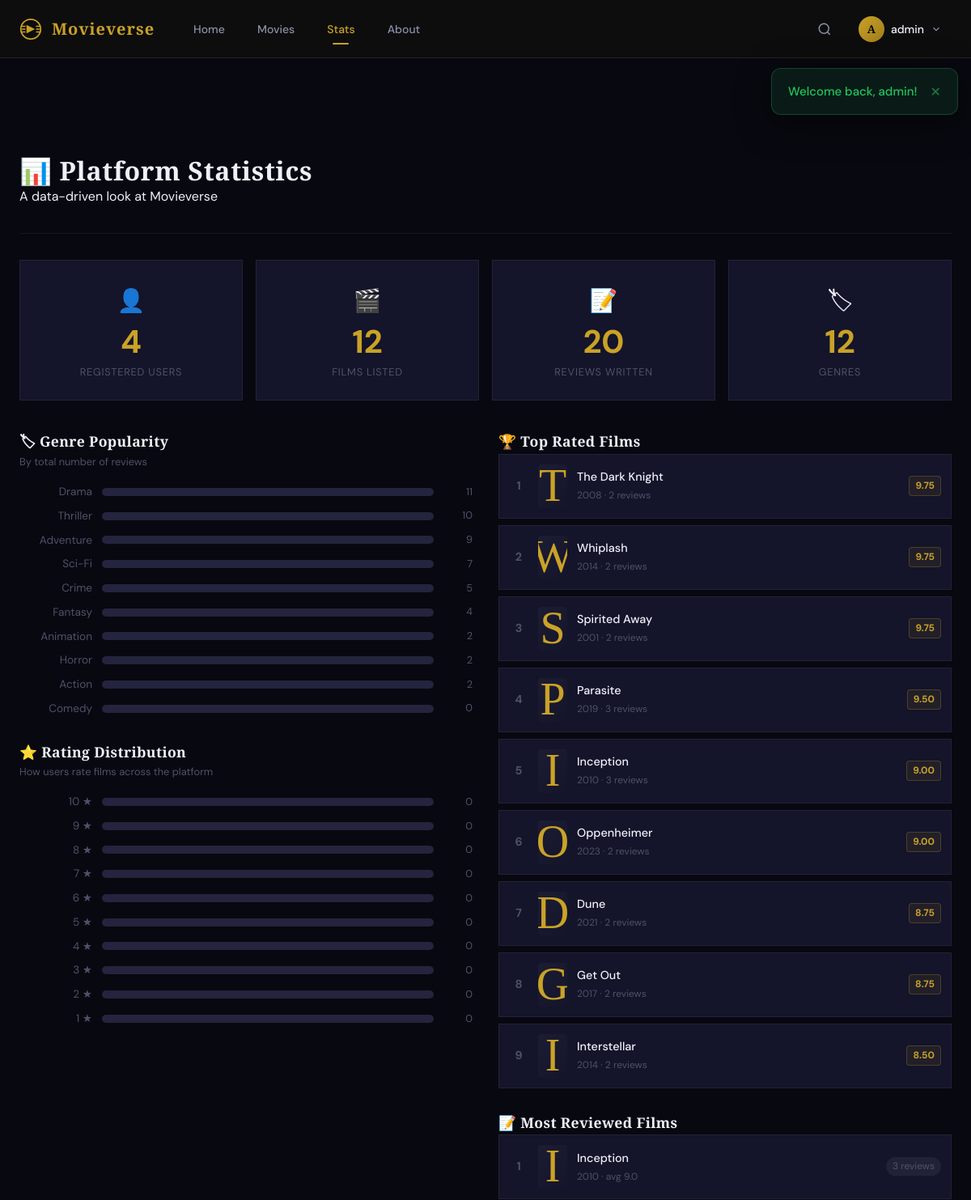
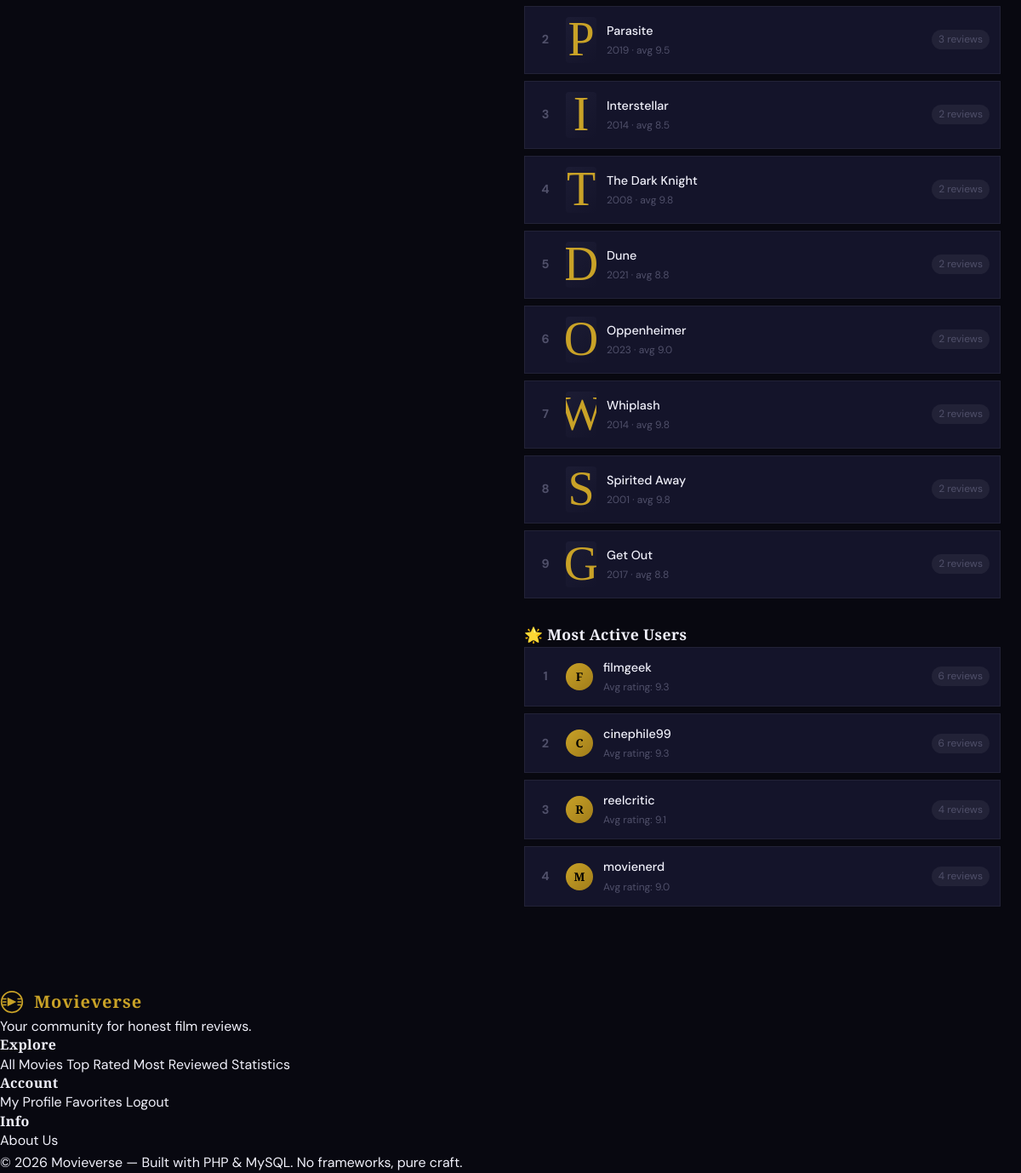
The app's page /stats.php (signed in) with its own data (2 pictures, top to bottom).
### tables this page shows
CREATE TABLE `movies` (
  `id` int(11) NOT NULL,
  `title` varchar(200) NOT NULL,
  `year` year(4) NOT NULL,
  `director` varchar(100) DEFAULT NULL,
  `duration` int(11) DEFAULT NULL COMMENT 'in minutes',
  `synopsis` text DEFAULT NULL,
  `poster_url` varchar(500) DEFAULT NULL,
  `trailer_url` varchar(500) DEFAULT NULL,
  `created_at` timestamp NOT NULL DEFAULT current_timestamp(),
  `updated_at` timestamp NOT NULL DEFAULT current_timestamp() ON UPDATE current_timestamp()
);

CREATE TABLE `users` (
  `id` int(11) NOT NULL,
  `username` varchar(50) NOT NULL,
  `email` varchar(100) NOT NULL,
  `password` varchar(255) NOT NULL,
  `role` enum('member','admin') DEFAULT 'member',
  `bio` text DEFAULT NULL,
  `avatar_url` varchar(500) DEFAULT NULL,
  `created_at` timestamp NOT NULL DEFAULT current_timestamp()
);

### includes/helpers.php (called while the page is built, shortened)
<?php
function getPlatformStats(PDO $pdo): array {
    $stats = [];
    $stats['users']   = (int)$pdo->query("SELECT COUNT(*) FROM users WHERE role='member'")->fetchColumn();
    $stats['movies']  = (int)$pdo->query("SELECT COUNT(*) FROM movies")->fetchColumn();
    $stats['reviews'] = (int)$pdo->query("SELECT COUNT(*) FROM reviews")->fetchColumn();
    $stats['genres']  = (int)$pdo->query("SELECT COUNT(*) FROM genres")->fetchColumn();
    return $stats;
}
function ratingColor(float $rating): string {
    if ($rating >= 8) return 'rating-gold';
    if ($rating >= 6) return 'rating-good';
    if ($rating >= 4) return 'rating-mid';
    return 'rating-low';
}

### config/auth.php (called while the page is built, shortened)
<?php
function e(string $str): string {
    return htmlspecialchars($str, ENT_QUOTES, 'UTF-8');
}

### stats.php (the view, shortened to what this page needs)
<?php
require_once __DIR__ . '/config/auth.php';
require_once __DIR__ . '/config/db.php';
require_once __DIR__ . '/includes/helpers.php';
$stats = getPlatformStats($pdo);
$genreStats = $pdo->query("
    SELECT g.name, COUNT(r.id) AS review_count, COUNT(DISTINCT r.movie_id) AS movie_count,
           ROUND(AVG(r.rating), 1) AS avg_rating
    FROM genres g
    JOIN movie_genres mg ON g.id = mg.genre_id
    JOIN movies m        ON mg.movie_id = m.id
    LEFT JOIN reviews r  ON m.id = r.movie_id
    GROUP BY g.id, g.name
    ORDER BY review_count DESC
    LIMIT 12
")->fetchAll();
$topRated = $pdo->query("
    SELECT m.id, m.title, m.year, m.poster_url,
           ROUND(AVG(r.rating), 2) AS avg_rating,
           COUNT(r.id) AS review_count
    FROM movies m
    JOIN reviews r ON m.id = r.movie_id
    GROUP BY m.id
    HAVING review_count >= 1
    ORDER BY avg_rating DESC, review_count DESC
    LIMIT 10
")->fetchAll();
$mostReviewed = $pdo->query("
    SELECT m.id, m.title, m.year, m.poster_url,
           COUNT(r.id) AS review_count,
           ROUND(AVG(r.rating), 1) AS avg_rating
    FROM movies m
    JOIN reviews r ON m.id = r.movie_id
    GROUP BY m.id
    ORDER BY review_count DESC
    LIMIT 10
")->fetchAll();
$topReviewers = $pdo->query("
    SELECT u.id, u.username, COUNT(r.id) AS review_count,
           ROUND(AVG(r.rating), 1) AS avg_rating
    FROM users u
    JOIN reviews r ON u.id = r.user_id
    GROUP BY u.id
    ORDER BY review_count DESC
    LIMIT 8
")->fetchAll();
$allDist = $pdo->query("
    SELECT rating, COUNT(*) AS cnt
    FROM reviews
    GROUP BY rating
    ORDER BY rating DESC
")->fetchAll(PDO::FETCH_KEY_PAIR);
require_once __DIR__ . '/includes/header.php';
?>
<main class="page-main stats-page">
  <div class="container">
    <div class="page-header">
      <h1 class="page-title">📊 Platform Statistics</h1>
      <p class="page-subtitle">A data-driven look at Movieverse</p>
    </div>
    <section class="stats-numbers">
      <div class="stats-grid-4">
        <div class="stat-card">
          <span class="stat-icon">👤</span>
          <span class="stat-big count-up" data-target="<?= $stats['users'] ?>"><?= $stats['users'] ?></span>
          <span class="stat-label">Registered Users</span>
        </div>
        <div class="stat-card">
          <span class="stat-icon">🎬</span>
          <span class="stat-big count-up" data-target="<?= $stats['movies'] ?>"><?= $stats['movies'] ?></span>
          <span class="stat-label">Films Listed</span>
        </div>
        <div class="stat-card">
          <span class="stat-icon">📝</span>
          <span class="stat-big count-up" data-target="<?= $stats['reviews'] ?>"><?= $stats['reviews'] ?></span>
          <span class="stat-label">Reviews Written</span>
        </div>
        <div class="stat-card">
          <span class="stat-icon">🏷</span>
          <span class="stat-big count-up" data-target="<?= $stats['genres'] ?>"><?= $stats['genres'] ?></span>
          <span class="stat-label">Genres</span>
        </div>
      </div>
    </section>
    <div class="stats-two-col">
      <div class="stats-col-left">
        <section class="stats-section">
          <h2 class="stats-section-title">🏷 Genre Popularity</h2>
          <p class="stats-section-sub">By total number of reviews</p>
          <div class="stat-bars">
            <?php foreach ($genreStats as $g): ?>
            <div class="stat-bar-row">
              <span class="sbar-label"><?= e($g['name']) ?></span>
              <div class="sbar-track">
              </div>
              <span class="sbar-value"><?= $g['review_count'] ?></span>
            </div>
            <?php endforeach; ?>
          </div>
        </section>
        <section class="stats-section">
          <h2 class="stats-section-title">⭐ Rating Distribution</h2>
          <p class="stats-section-sub">How users rate films across the platform</p>
          <div class="stat-bars">
            <?php for ($i = 10; $i >= 1; $i--): ?>
              <?php $cnt = $allDist[$i] ?? 0; ?>
              <div class="stat-bar-row">
                <span class="sbar-label"><?= $i ?> ★</span>
                <div class="sbar-track">
                </div>
                <span class="sbar-value"><?= $cnt ?></span>
              </div>
            <?php endfor; ?>
          </div>
        </section>
      </div>
      <div class="stats-col-right">
        <section class="stats-section">
          <h2 class="stats-section-title">🏆 Top Rated Films</h2>
          <div class="stats-movie-list">
            <?php foreach ($topRated as $i => $m): ?>
            <a href="<?= BASE_URL ?>/movie.php?id=<?= $m['id'] ?>" class="stats-movie-row">
              <span class="rank-num"><?= $i + 1 ?></span>
              <div class="sml-poster">
              </div>
              <div class="sml-info">
                <span class="sml-title"><?= e($m['title']) ?></span>
                <span class="sml-meta"><?= $m['year'] ?> · <?= $m['review_count'] ?> review<?= $m['review_count'] != 1 ? 's' : '' ?></span>
              </div>
              <span class="rating-badge <?= ratingColor($m['avg_rating']) ?>"><?= $m['avg_rating'] ?></span>
            </a>
            <?php endforeach; ?>
          </div>
        </section>
        <section class="stats-section">
          <h2 class="stats-section-title">📝 Most Reviewed Films</h2>
          <div class="stats-movie-list">
            <?php foreach ($mostReviewed as $i => $m): ?>
            <a href="<?= BASE_URL ?>/movie.php?id=<?= $m['id'] ?>" class="stats-movie-row">
              <span class="rank-num"><?= $i + 1 ?></span>
              <div class="sml-poster">
              </div>
              <div class="sml-info">
                <span class="sml-title"><?= e($m['title']) ?></span>
                <span class="sml-meta"><?= $m['year'] ?><?php if ($m['avg_rating']): ?> · avg <?= $m['avg_rating'] ?><?php endif; ?></span>
              </div>
              <span class="review-count-badge"><?= $m['review_count'] ?> reviews</span>
            </a>
            <?php endforeach; ?>
          </div>
        </section>
        <?php if (!empty($topReviewers)): ?>
        <section class="stats-section">
          <h2 class="stats-section-title">🌟 Most Active Users</h2>
          <div class="stats-user-list">
            <?php foreach ($topReviewers as $i => $u): ?>
            <a href="<?= BASE_URL ?>/profile.php?id=<?= $u['id'] ?>" class="stats-user-row">
              <span class="rank-num"><?= $i + 1 ?></span>
              <div class="user-avatar-sm"><?= strtoupper(substr(e($u['username']), 0, 1)) ?></div>
              <div class="sml-info">
                <span class="sml-title"><?= e($u['username']) ?></span>
                <span class="sml-meta">Avg rating: <?= $u['avg_rating'] ?? '—' ?></span>
              </div>
              <span class="review-count-badge"><?= $u['review_count'] ?> reviews</span>
            </a>
            <?php endforeach; ?>
          </div>
        </section>
        <?php endif; ?>
      </div>
    </div>
  </div>
</main>
<?php include __DIR__ . '/includes/footer.php'; ?>

### records on screen
movies: title "The Dark Knight", year "2008", review_count "2", avg_rating "9.75", avg_rating "9.8"
movies: title "Whiplash", year "2014", review_count "2", avg_rating "9.75", avg_rating "9.8"
movies: title "Spirited Away", year "2001", review_count "2", avg_rating "9.75", avg_rating "9.8"
movies: title "Parasite", year "2019", review_count "3", avg_rating "9.50", avg_rating "9.5"
movies: title "Inception", year "2010", review_count "3", avg_rating "9.00", avg_rating "9.0"
movies: title "Oppenheimer", year "2023", review_count "2", avg_rating "9.00", avg_rating "9.0"
movies: title "Dune", year "2021", review_count "2", avg_rating "8.75", avg_rating "8.8"
movies: title "Get Out", year "2017", review_count "2", avg_rating "8.75", avg_rating "8.8"
movies: title "Interstellar", year "2014", review_count "2", avg_rating "8.50", avg_rating "8.5"
users: username "F", username "filmgeek", avg_rating "9.3", review_count "6"
users: username "C", username "cinephile99", avg_rating "9.3", review_count "6"
users: username "R", username "reelcritic", avg_rating "9.1", review_count "4"
users: username "M", username "movienerd", avg_rating "9.0", review_count "4"

### other values on screen
mb_substr($__user['username'], 0, 1) "A"
$__user['username'] "admin"
$flash['message'] "Welcome back, admin!"
$stats['users'] "4"
$stats['movies'] "12"
$stats['reviews'] "20"
$stats['genres'] "12"
$g['name'] "Drama"
$g['review_count'] "11"
$g['name'] "Thriller"
$g['review_count'] "10"
$g['name'] "Adventure"
$g['review_count'] "9"
$g['name'] "Sci-Fi"
$g['review_count'] "7"
